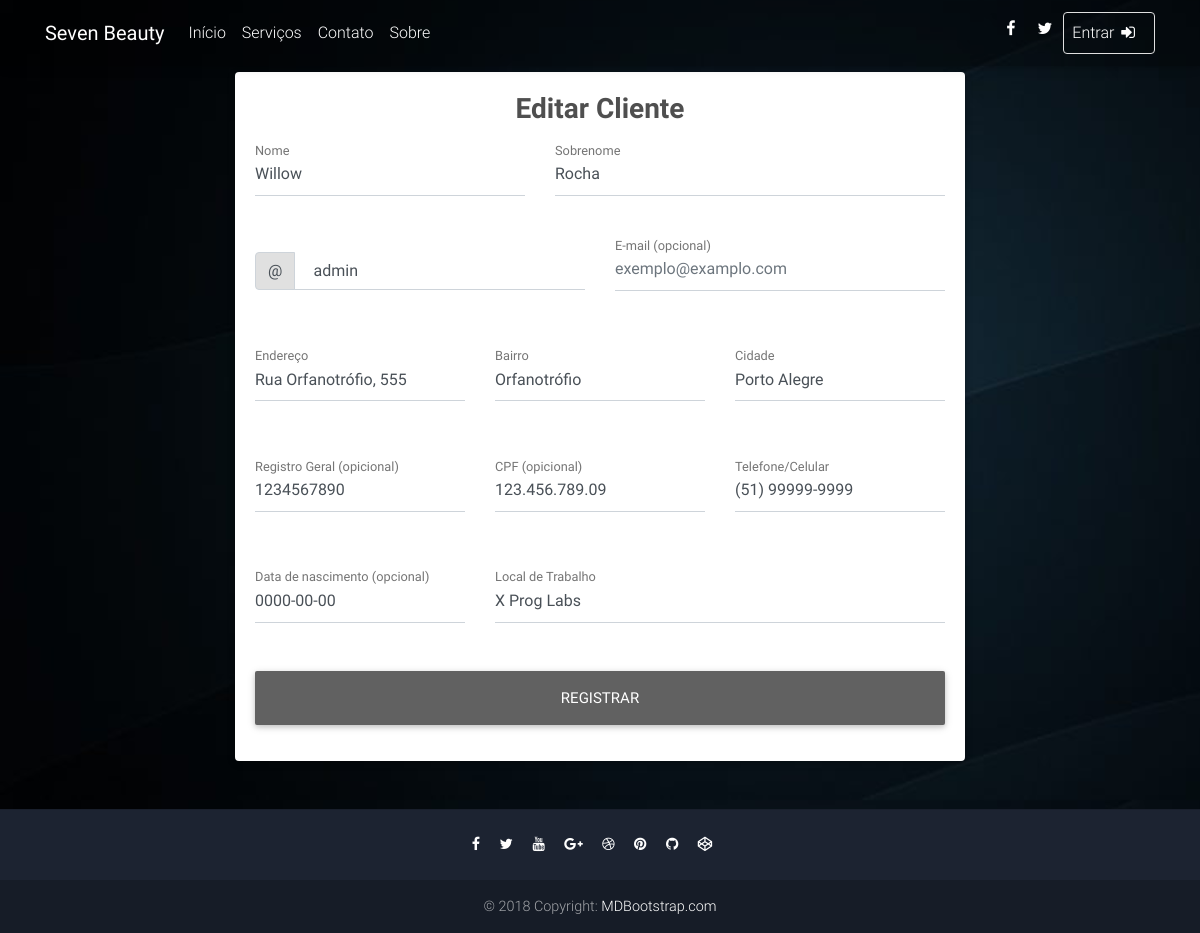
Page /edit_client.php?client_id=1 on the committed database.
### tables this page shows
CREATE TABLE `pessoas` (
  `id` bigint(20) UNSIGNED NOT NULL,
  `nome` varchar(50) NOT NULL,
  `sobrenome` varchar(50) NOT NULL,
  `telefone` varchar(25) NOT NULL,
  `endereco` varchar(200) NOT NULL,
  `nascimento` date NOT NULL,
  `rg` varchar(20) NOT NULL,
  `cpf` varchar(20) NOT NULL,
  `ativo` tinyint(1) NOT NULL
);

CREATE TABLE `usuarios` (
  `id` bigint(20) UNSIGNED NOT NULL,
  `nome` varchar(30) NOT NULL,
  `senha` varchar(30) NOT NULL,
  `access_level` int(11) NOT NULL
);

CREATE TABLE `clientes` (
  `id` bigint(20) UNSIGNED NOT NULL,
  `ativo` tinyint(1) NOT NULL,
  `local_trabalho` varchar(200) NOT NULL,
  `id_pessoa` bigint(20) UNSIGNED NOT NULL,
  `id_usuario` bigint(20) UNSIGNED DEFAULT NULL
);

### dao/DBConnection.php (called while the page is built, shortened)
<?php
Class DBConnection{
	private $database = 'seven_beauty';
	private $host = 'localhost';
	private $user = 'root';
	private $pass = '';
	private $link;
	function connect(){
		$this->link = mysqli_connect($this->host, $this->user, $this->pass);
		mysqli_select_db($this->link, $this->database);
		return TRUE;
	}
	function query($query){
		return mysqli_query($this->link, $query) ;
	}
	function selectOne($query){
		$result = $this->selectMultiple($query);
		if($result){
			$result = mysqli_fetch_array($result);
		}
		return $result;
	}
	function selectMultiple($query){
		return $this->query($query);
	}
}

### dao/Dao.php (called while the page is built, shortened)
<?php
class Dao {
	protected $db;
	protected $nome_tabela;
	function __construct($nome_tabela){
		$this->db = new DBConnection();
		$this->nome_tabela = $nome_tabela;
	}
	function buscaById($id){
		$query = "SELECT * FROM ".$this->nome_tabela." WHERE id = ".$id.";";
		$result = $this->db->selectOne($query);
		if($result){
			return $this->fetchObjeto($result);
		}
		return FALSE;
	}
}

### dao/ClienteDao.php (called while the page is built, shortened)
<?php
class ClienteDao extends Dao {
	function fetchObjeto($row){
		$id = $row['id'];
		$ativo = $row['ativo'];
		$localTrabalho = stripslashes($row['local_trabalho']);
		$idPessoa = $row['id_pessoa'];
		$idUsuario = $row['id_usuario'];
		$dao = new PessoaDao();
		$pessoa = $dao->buscaById($idPessoa);
		$dao = new UsuarioDao();
		$usuario = $dao->buscaById($idUsuario);
		$nome = $pessoa->getNome();
		$sobrenome = $pessoa->getSobrenome();
		$telefone = $pessoa->getTelefone();
		$endereco = $pessoa->getEndereco();
		$bairro = $pessoa->getBairro();
		$cidade = $pessoa->getCidade();
		$nascimento = $pessoa->getNascimento();
		$rg = $pessoa->getRG();
		$cpf = $pessoa->getCPF();
		return new Cliente($id, $idPessoa, $nome, $sobrenome, $telefone, $endereco, $bairro, $cidade, $nascimento, $rg, $cpf, $ativo, $localTrabalho, $usuario);
	}
}

### dao/PessoaDao.php (called while the page is built, shortened)
<?php
class PessoaDao extends Dao {
	function fetchObjeto($row){
		$id = $row['id'];
		$nome = stripslashes($row['nome']);
		$sobrenome = stripslashes($row['sobrenome']);
		$telefone = stripslashes($row['telefone']);
		$nascimento = stripslashes($row['nascimento']);
		$rg = stripslashes($row['rg']);
		$cpf = stripslashes($row['cpf']);
		$ativo = $row['ativo'];
		$enderecoCompleto = stripslashes($row['endereco']);
		$endList = explode(" - ", $enderecoCompleto);
		$endereco = "";
		$bairro = "";
		$cidade = "";
		if(isset($endList[0]))
			$endereco = $endList[0];
		if(isset($endList[1]))
			$bairro = $endList[1];
		if(isset($endList[2]))
			$cidade = $endList[2];
		return new Pessoa($id, $nome, $sobrenome, $telefone, $endereco, $bairro, $cidade, $nascimento, $rg, $cpf, $ativo);
	}
}

### dao/UsuarioDao.php (called while the page is built, shortened)
<?php
class UsuarioDao extends Dao {
	function fetchObjeto($row){
		$id = $row['id'];
		$nome = stripslashes($row['nome']);
		$senha = stripslashes($row['senha']);
		$nivelAcesso = $row['access_level'];
		return new Usuario($id, $nome, $senha, $nivelAcesso);
	}
}

### model/Pessoa.php (called while the page is built, shortened)
<?php
class Pessoa {
	private $nome;
	private $sobrenome;
	private $telefone;
	private $endereco;
	private $bairro;
	private $cidade;
	private $nascimento;
	function __construct($id, $nome, $sobrenome, $telefone, $endereco, $bairro, $cidade, $nascimento, $rg, $cpf, $ativo){
		$this->nome = $nome;
		$this->sobrenome = $sobrenome;
		$this->telefone = $telefone;
		$this->endereco = $endereco;
		$this->bairro = $bairro;
		$this->cidade = $cidade;
		$this->nascimento = $nascimento;
	}
	function getNome(){
		return $this->nome;
	}
	function getSobrenome(){
		return $this->sobrenome;
	}
	function getTelefone(){
		return $this->telefone;
	}
	function getEndereco(){
		return $this->endereco;
	}
	function getBairro(){
		return $this->bairro;
	}
	function getCidade(){
		return $this->cidade;
	}
	function getNascimento(){
		return $this->nascimento;
	}
}

### edit_client.php (the view, shortened to what this page needs)
<html lang="en">
<head>
  <?php require_once("head.php") ?>
</head>
<body style="background-color: #1c2331; background-image: url('img/beauty/admin_background.jpg');background-size: cover;">
  <?php require_once("navbar.php") ?>
  <main class="mt-5 pt-4">
    <div class="container wow fadeIn">
      <div class="row">
        <div class="offset-md-2 col-md-8 mb-4">
          <div class="card">
            <div class="card-body">
                <?php
                  if(isset($_GET['client_id'])){
                    $id_cliente = $_GET['client_id'];
                  } elseif(isset($_GET['success']) && $_GET['success'] == 1) {
                    echo "Sucesso ao editar cliente!";
                    die();
                  } else if(isset($_GET['success']) && $_GET['success'] == 0){
                    echo "Erro ao editar cliente!";
                    die();
                  } else {
                    echo "Algo deu errado";
                    die();
                  }
                  $dao = new ClienteDao();
                  $cliente = $dao->buscaById($id_cliente);
                ?>
                <form name="" action="<?php echo ROUTE.SERVICE_REGISTER_CLIENT."?client_id=".$cliente->getId()."&person_id=".$cliente->getIdPessoa()."&user_id=".$cliente->getUsuario()->getId() ?>" method="POST">
                  <h3 class="dark-grey-text text-center">
                    <strong>Editar Cliente</strong>
                  </h3>
                  <div class="row">
                    <div class="col-5 mb-2">
                      <div class="md-form ">
                        <input type="text" id="name" name="name" class="form-control" placeholder="Digite seu nome"
                        value="<?php echo $cliente->getNome()?>">
                        <label for="firstName" class="">Nome</label>
                      </div>
                    </div>
                    <div class="col-7 mb-2">
                      <div class="md-form">
                        <input type="text" id="surname" name="surname" class="form-control" placeholder="Digite seu sobrenome" value="<?php echo $cliente->getSobrenome()?>">
                        <label for="lastName" class="">Sobrenome</label>
                      </div>
                    </div>
                  </div>
                  <div class="row">
                    <div class="col-md-6 col-sm-12">
                      <div class="md-form input-group pl-0 mb-5">
                        <div class="input-group-prepend">
                          <span class="input-group-text" id="username">@</span>
                        </div>
                        <input type="text" class="form-control py-0" name="username" placeholder="Usuário" aria-describedby="username" value="<?php echo $cliente->getUsuario()->getNome()?>">
                      </div>
                    </div>
                    <div class="col-md-6 col-sm-12">
                      <div class="md-form mb-5">
                        <input type="text" id="email" name="email" class="form-control" placeholder="exemplo@examplo.com">
                        <label for="email" class="">E-mail (opcional)</label>
                      </div>
                    </div>
                  </div>
                  <div class="row">
                    <div class="col-4">
                      <div class="md-form mb-5">
                        <input type="text" id="address" name="address" class="form-control" placeholder="Av Orfanatrófio, 555" value="<?php echo $cliente->getEndereco()?>">
                        <label for="address" class="">Endereço</label>
                      </div>
                    </div>
                    <div class="col-4">
                      <div class="md-form mb-5">
                        <input type="text" id="neighborhood" name="neighborhood" class="form-control" placeholder="Orfanatrófio" value="<?php echo $cliente->getBairro()?>">
                        <label for="address" class="">Bairro</label>
                      </div>
                    </div>
                    <div class="col-4">
                      <div class="md-form mb-5">
                        <input type="text" id="city" name="city" class="form-control" placeholder="Porto Alegre"
                        value="<?php echo $cliente->getCidade()?>">
                        <label for="address" class="">Cidade</label>
                      </div>
                    </div>
                  </div>
                  <div class="row">
                    <div class="col-4">
                      <div class="md-form mb-5">
                        <input type="text" id="rg" name="rg" class="form-control" placeholder="1234567890"
                        value="<?php echo $cliente->getRG()?>">
                        <label for="address" class="">Registro Geral (opicional)</label>
                      </div>
                    </div>
                    <div class="col-4">
                      <div class="md-form mb-5">
                        <input type="text" id="cpf" name="cpf" class="form-control" placeholder="123.456.789-09"
                        value="<?php echo $cliente->getCPF()?>">
                        <label for="address" class="">CPF (opicional)</label>
                      </div>
                    </div>
                    <div class="col-4">
                      <div class="md-form mb-5">
                        <input type="text" id="telephone" name="telephone" class="form-control" placeholder="(51) 99999-9999" value="<?php echo $cliente->getTelefone()?>">
                        <label for="address-2" class="">Telefone/Celular</label>
                      </div>
                    </div>
                  </div>
                  <div class="row">
                     <div class="col-4">
                      <div class="md-form mb-5">
                        <input type="text" id="birthday" name="birthday" class="form-control" placeholder="dd/mm/aaaa" value="<?php echo $cliente->getNascimento()?>">
                        <label for="address-2" class="">Data de nascimento (opcional)</label>
                      </div>
                    </div>
                     <div class="col-8">
                      <div class="md-form mb-5">
                        <input type="text" id="workplace" name="workplace" class="form-control" placeholder="Onde você trabalha?" value="<?php echo $cliente->getLocalDeTrabalho()?>">
                        <label for="address-2" class="">Local de Trabalho</label>
                      </div>
                    </div>
                  </div>
                    <button class="btn btn-grey btn-lg btn-block" type="submit">Registrar</button>
                </form>
              </div>
        </div>
      </div>
    </div>
  </main>
  <?php require_once("footer.php") ?>
</body>
</html>

### rows in the picture
pessoas: name "Willow", surname "Rocha", address "Rua Orfanotrófio, 555", neighborhood "Orfanotrófio", city "Porto Alegre", rg "1234567890", cpf "123.456.789.09", telephone "(51) 99999-9999", birthday "0000-00-00"
usuarios: username "admin"
clientes: workplace "X Prog Labs"
